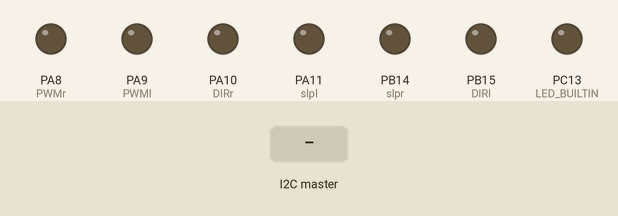
This sketch was run on a simulated STM32 Blue Pill. On the bench: output pins drawn as LEDs (lit = HIGH). The test bench sets the inputs (shaded band).

Above: at 1.2 s.
1.3 s: the I2C master sends the byte 1
At 1.6 s:
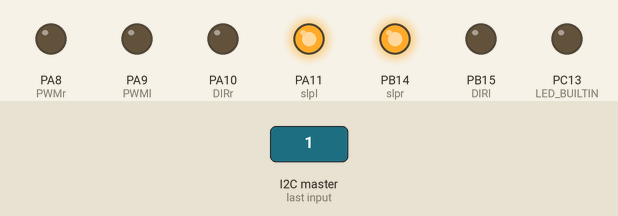
Timing chart, 0 to 4.3 s (numbered marks = the images above; inputs shaded):
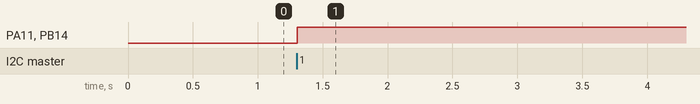

The sketch:

stm_drive.ino
```cpp
//HardwareTimer timer(3);

#include <Wire.h>

/////
int address = 20;   //change address here 15,16,17
/////

#define CSr PA2
#define CSl PA3
#define slpr PB14
#define slpl PA11
#define DIRr PA10
#define DIRl PB15
#define PWMr PA8
#define PWMl PA9


int vel1 ,vel2 , om1 ,om2 = 0, hb =0;
int pwmr = 0, pwml = 0;
int vel,omega=0;

void receiveEvent(int howMany)
{
  if ( Wire.available())
  {
    vel1 = Wire.read();
    //vel2 = Wire.read();
    om1 = Wire.read();
    //om2 = Wire.read();
    hb = Wire.read();

    //vel = vel1 + (vel2<<8);
    //omega = om1 + (om2<<8);

    vel=vel1-127;
    omega=om1-127;

  }
}

void setup()
{ Serial.end();
  pinMode(PA11, OUTPUT);
  //timer.setPrescaleFactor(32);
  //timer.setOverflow(127);
  //timer.refresh();

  pinMode(PWMl, OUTPUT);
  pinMode(PWMr, OUTPUT);
  pinMode(slpl, OUTPUT);
  pinMode(slpr, OUTPUT);
  pinMode(DIRr, OUTPUT);
  pinMode(DIRl, OUTPUT);
  pinMode(CSr, INPUT);
  pinMode(CSl, INPUT);

  digitalWrite(slpl, HIGH);
  digitalWrite(slpr, HIGH);

  pinMode(LED_BUILTIN, OUTPUT);
  digitalWrite(LED_BUILTIN, LOW);

  Wire.begin(address);

  Wire.onReceive(receiveEvent);

 //pwmWrite(PWMl, 0);
  //pwmWrite(PWMr,0);
  digitalWrite(slpl, LOW);
  digitalWrite(slpr,LOW);
  digitalWrite(DIRr, LOW);
  digitalWrite(DIRl, LOW);

}

void loop()
{
  analogWriteFrequency(17000);
  pwmr = int(vel+omega);
  pwml = int(vel-omega);

  if (hb==0)
  {
	  if (pwmr > 0)
	  {
	    digitalWrite(slpr, HIGH);
	    digitalWrite(DIRr, HIGH);
	    analogWrite(PWMr, abs(pwmr));
	  }
	  else if (pwmr < 0)
	  {
	    digitalWrite(slpr, HIGH);
	    digitalWrite(DIRr, LOW);
	    analogWrite(PWMr, abs(pwmr));
	  }
	  else
	  {
	    digitalWrite(slpr, LOW);
	    analogWrite(PWMr, 0);
	  }

	  if (pwml > 0)
	  {
	    digitalWrite(slpl, HIGH);
	    digitalWrite(DIRl, LOW);
	    analogWrite(PWMl, abs(pwml));
	  }
	  else if (pwml < 0)
	  {
	    digitalWrite(slpl, HIGH);
	    digitalWrite(DIRl, HIGH);
	    analogWrite(PWMl, abs(pwml));
	  }
	  else
	  {
	    digitalWrite(slpl, LOW);
	    analogWrite(PWMl, 0);
	  }
  }
  else
  {
  	digitalWrite(slpr, HIGH);
	analogWrite(PWMr, 0);
	digitalWrite(slpl, HIGH);
	analogWrite(PWMl, 0);
  }

  // give PWM time to properly write
  delay (10);

}
```

Measured:
- after the input at 1.3 s, PA11 (slpl), PB14 (slpr): LOW → HIGH at once
